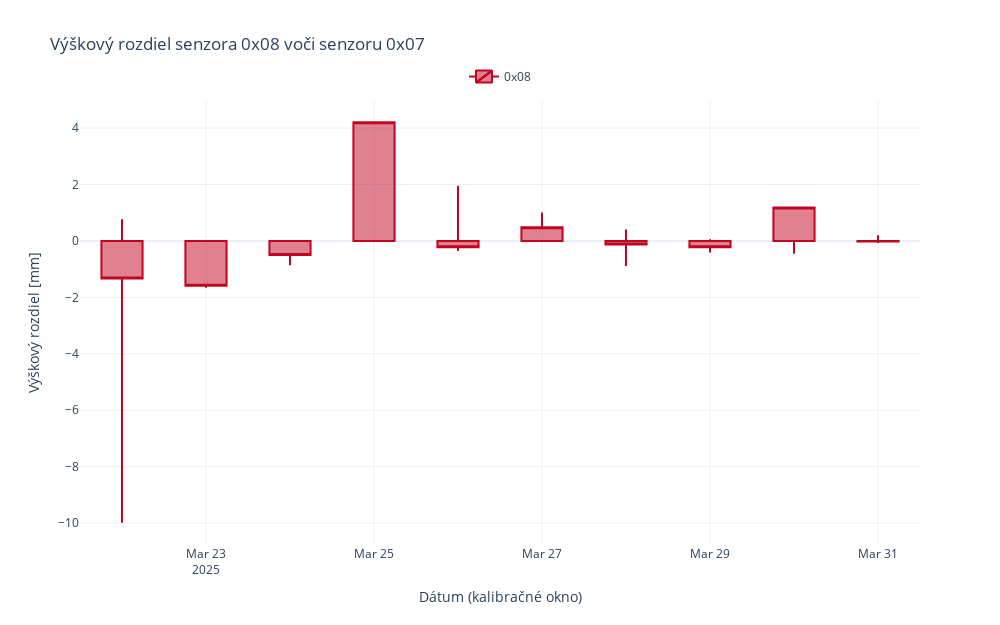

Here is the notebook cell this chart was saved with:
### Code cell
import pandas as pd
import plotly.graph_objects as go

# Ensure timestamp is UTC-aware
df['timestamp'] = pd.to_datetime(df['timestamp'], utc=True)

# Filter: nights only (22:00–02:00 UTC)
night_df = df[
    (df['timestamp'].dt.hour.isin([22, 23, 0, 1, 2])) &
    (df['timestamp'] >= pd.Timestamp("2025-03-22T00:00:00Z"))
].copy()

# Add 'night_date' column for grouping
night_df['night_date'] = night_df['timestamp'].dt.floor('D')

# Sensor columns
sensor_id = '8'
ref_sensor_id = '7'
col = f"{sensor_id}.pv0"
ref_col = f"{ref_sensor_id}.pv0"

if col not in night_df.columns or ref_col not in night_df.columns:
    raise ValueError("Sensor 7 or 8 not found in DataFrame.")

# Sensor colors
sensor_colors = {
    "1": "#16CC62",
    "2": "#196EE6",
    "3": "#1392AB",
    "4": "#E6196E",
    "5": "#116149",
    "6": "#E65D19",
    "7": "#8A27A5",
    "8": "#C10422"
}

# Compute pressure difference and tare
night_df[f'diff_{sensor_id}'] = (night_df[col] - night_df[ref_col]) / 9.81


def tare(group):
    return group - group.iloc[0]


night_df[f'tared_{sensor_id}'] = night_df.groupby(
    'night_date')[f'diff_{sensor_id}'].transform(tare)

# OHLC per night
grouped = night_df.groupby('night_date')[f'tared_{sensor_id}'].agg([
    'first', 'max', 'min', 'last']).dropna()

# No shift needed since only one sensor
x_values = pd.to_datetime(grouped.index)

# Create figure
fig = go.Figure()

fig.add_trace(go.Candlestick(
    x=x_values,
    open=grouped['first'],
    high=grouped['max'],
    low=grouped['min'],
    close=grouped['last'],
    increasing_line_color=sensor_colors[sensor_id],
    decreasing_line_color=sensor_colors[sensor_id],
    name=f"0x0{sensor_id}",
    showlegend=True
))

# Layout
fig.update_layout(
    title="Výškový rozdiel senzora 0x08 voči senzoru 0x07",
    xaxis_title="Dátum (kalibračné okno)",
    yaxis_title="Výškový rozdiel [mm]",
    width=1000,
    height=625,
    template="plotly_white",
    xaxis=dict(
        type='date',
        rangeslider=dict(visible=False)
    ),
    legend=dict(
        orientation="h",
        yanchor="bottom",
        y=1.02,
        xanchor="center",
        x=0.5
    )
)

fig.show()

### Figure 1 — Plotly figure (JSON) as saved in the notebook; plotly's stock layout.template omitted (floating-point values rounded to 4 significant figures)
{"data": [{"close": [-1.332, -1.589, -0.4955, 4.208, -0.2217, 0.489, -0.1227, -0.2189, 1.184, -0.01445], "decreasing": {"line": {"color": "#C10422"}}, "high": [0.7695, 0.0, 0.0, 4.208, 1.953, 1.013, 0.4055, 0.06252, 1.184, 0.2016], "increasing": {"line": {"color": "#C10422"}}, "low": [-9.986, -1.66, -0.8605, 0.0, -0.3575, 0.0, -0.8908, -0.4083, -0.4554, -0.06907], "name": "0x08", "open": [0.0, 0.0, 0.0, 0.0, 0.0, 0.0, 0.0, 0.0, 0.0, 0.0], "showlegend": true, "type": "candlestick", "x": ["2025-03-22T00:00:00+00:00", "2025-03-23T00:00:00+00:00", "2025-03-24T00:00:00+00:00", "2025-03-25T00:00:00+00:00", "2025-03-26T00:00:00+00:00", "2025-03-27T00:00:00+00:00", "2025-03-28T00:00:00+00:00", "2025-03-29T00:00:00+00:00", "2025-03-30T00:00:00+00:00", "2025-03-31T00:00:00+00:00"]}], "layout": {"height": 625, "legend": {"orientation": "h", "x": 0.5, "xanchor": "center", "y": 1.02, "yanchor": "bottom"}, "title": {"text": "Výškový rozdiel senzora 0x08 voči senzoru 0x07"}, "width": 1000, "xaxis": {"rangeslider": {"visible": false}, "title": {"text": "Dátum (kalibračné okno)"}, "type": "date"}, "yaxis": {"title": {"text": "Výškový rozdiel [mm]"}}}}
